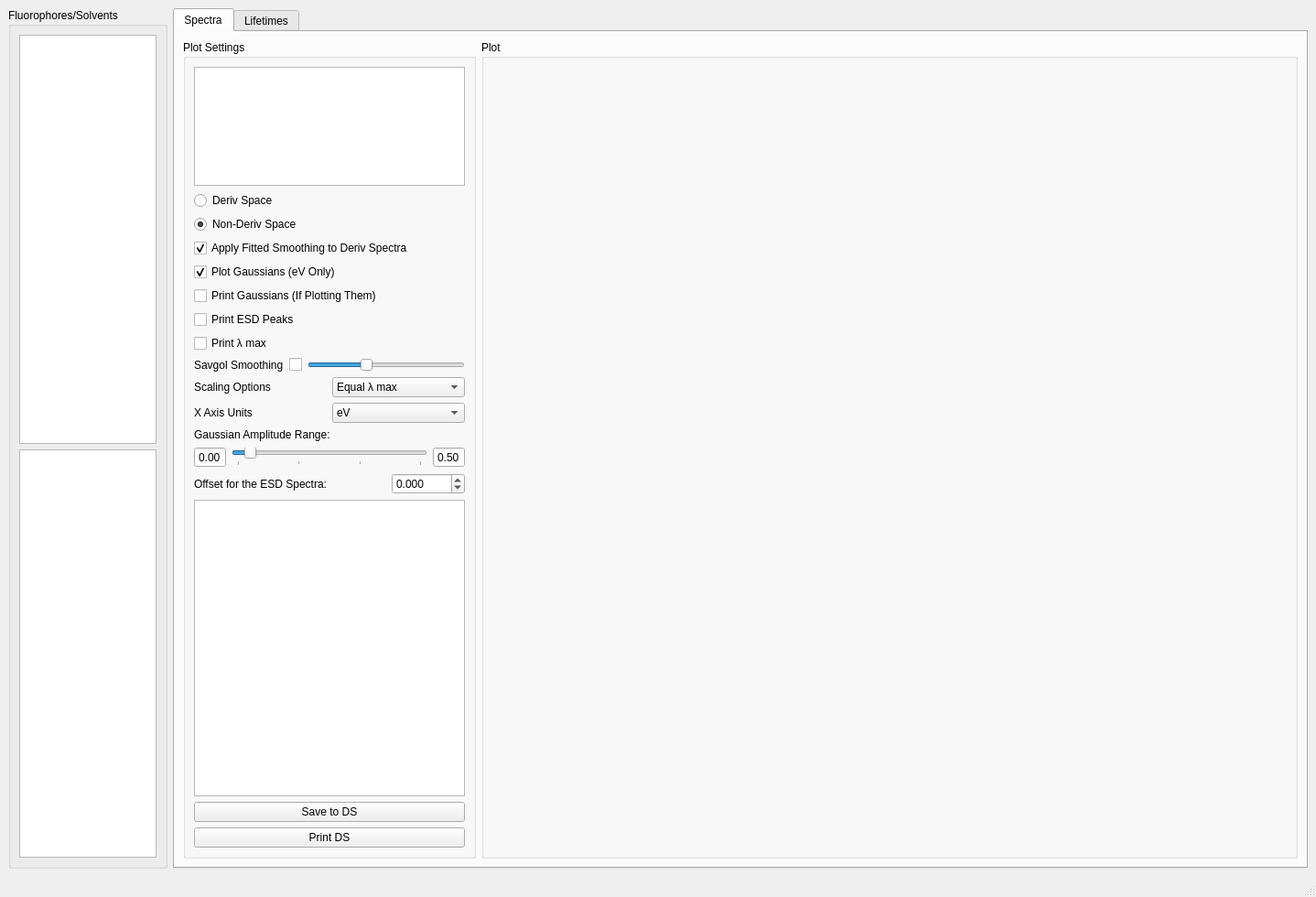
<?xml version="1.0" encoding="UTF-8"?>
<ui version="4.0">
 <class>MainWindow</class>
 <widget class="QMainWindow" name="MainWindow">
  <property name="geometry">
   <rect>
    <x>0</x>
    <y>0</y>
    <width>1438</width>
    <height>980</height>
   </rect>
  </property>
  <property name="sizePolicy">
   <sizepolicy hsizetype="Fixed" vsizetype="Fixed">
    <horstretch>0</horstretch>
    <verstretch>0</verstretch>
   </sizepolicy>
  </property>
  <property name="windowTitle">
   <string>Spectra View</string>
  </property>
  <property name="documentMode">
   <bool>false</bool>
  </property>
  <property name="unifiedTitleAndToolBarOnMac">
   <bool>false</bool>
  </property>
  <widget class="QWidget" name="centralwidget">
   <layout class="QHBoxLayout" name="horizontalLayout">
    <item>
     <widget class="QGroupBox" name="groupBox_7">
      <property name="sizePolicy">
       <sizepolicy hsizetype="Maximum" vsizetype="Preferred">
        <horstretch>0</horstretch>
        <verstretch>0</verstretch>
       </sizepolicy>
      </property>
      <property name="maximumSize">
       <size>
        <width>16777215</width>
        <height>16777215</height>
       </size>
      </property>
      <property name="title">
       <string>Fluorophores/Solvents</string>
      </property>
      <layout class="QVBoxLayout" name="verticalLayout">
       <item>
        <widget class="QListWidget" name="fluorophoreList_widg">
         <property name="minimumSize">
          <size>
           <width>150</width>
           <height>0</height>
          </size>
         </property>
         <property name="maximumSize">
          <size>
           <width>150</width>
           <height>16777215</height>
          </size>
         </property>
         <property name="selectionMode">
          <enum>QAbstractItemView::ExtendedSelection</enum>
         </property>
        </widget>
       </item>
       <item>
        <widget class="QListWidget" name="solventList_widg">
         <property name="minimumSize">
          <size>
           <width>150</width>
           <height>0</height>
          </size>
         </property>
         <property name="maximumSize">
          <size>
           <width>150</width>
           <height>16777215</height>
          </size>
         </property>
         <property name="selectionMode">
          <enum>QAbstractItemView::ExtendedSelection</enum>
         </property>
        </widget>
       </item>
      </layout>
     </widget>
    </item>
    <item>
     <widget class="QTabWidget" name="tabWidget">
      <property name="currentIndex">
       <number>0</number>
      </property>
      <widget class="QWidget" name="tab">
       <attribute name="title">
        <string>Spectra</string>
       </attribute>
       <layout class="QHBoxLayout" name="horizontalLayout_2">
        <item>
         <widget class="QGroupBox" name="groupBox_2">
          <property name="sizePolicy">
           <sizepolicy hsizetype="Maximum" vsizetype="Preferred">
            <horstretch>0</horstretch>
            <verstretch>0</verstretch>
           </sizepolicy>
          </property>
          <property name="minimumSize">
           <size>
            <width>320</width>
            <height>0</height>
           </size>
          </property>
          <property name="maximumSize">
           <size>
            <width>16777215</width>
            <height>16777215</height>
           </size>
          </property>
          <property name="title">
           <string>Plot Settings</string>
          </property>
          <property name="alignment">
           <set>Qt::AlignLeading|Qt::AlignLeft|Qt::AlignTop</set>
          </property>
          <layout class="QVBoxLayout" name="verticalLayout_2">
           <item>
            <widget class="QListWidget" name="spectraList_widg">
             <property name="minimumSize">
              <size>
               <width>0</width>
               <height>130</height>
              </size>
             </property>
             <property name="maximumSize">
              <size>
               <width>16777215</width>
               <height>130</height>
              </size>
             </property>
             <property name="selectionMode">
              <enum>QAbstractItemView::ExtendedSelection</enum>
             </property>
            </widget>
           </item>
           <item>
            <widget class="QRadioButton" name="deriv">
             <property name="text">
              <string>Deriv Space</string>
             </property>
            </widget>
           </item>
           <item>
            <widget class="QRadioButton" name="nonderiv">
             <property name="text">
              <string>Non-Deriv Space</string>
             </property>
             <property name="checked">
              <bool>true</bool>
             </property>
            </widget>
           </item>
           <item>
            <widget class="QCheckBox" name="derivSmooth">
             <property name="sizePolicy">
              <sizepolicy hsizetype="Minimum" vsizetype="Fixed">
               <horstretch>0</horstretch>
               <verstretch>0</verstretch>
              </sizepolicy>
             </property>
             <property name="text">
              <string>Apply Fitted Smoothing to Deriv Spectra</string>
             </property>
             <property name="checkable">
              <bool>true</bool>
             </property>
             <property name="checked">
              <bool>true</bool>
             </property>
            </widget>
           </item>
           <item>
            <widget class="QCheckBox" name="plotGauss">
             <property name="sizePolicy">
              <sizepolicy hsizetype="Minimum" vsizetype="Fixed">
               <horstretch>0</horstretch>
               <verstretch>0</verstretch>
              </sizepolicy>
             </property>
             <property name="text">
              <string>Plot Gaussians (eV Only)</string>
             </property>
             <property name="checkable">
              <bool>true</bool>
             </property>
             <property name="checked">
              <bool>true</bool>
             </property>
            </widget>
           </item>
           <item>
            <widget class="QCheckBox" name="printGauss">
             <property name="sizePolicy">
              <sizepolicy hsizetype="Minimum" vsizetype="Fixed">
               <horstretch>0</horstretch>
               <verstretch>0</verstretch>
              </sizepolicy>
             </property>
             <property name="text">
              <string>Print Gaussians (If Plotting Them)</string>
             </property>
             <property name="checkable">
              <bool>true</bool>
             </property>
            </widget>
           </item>
           <item>
            <widget class="QCheckBox" name="printESD">
             <property name="sizePolicy">
              <sizepolicy hsizetype="Minimum" vsizetype="Fixed">
               <horstretch>0</horstretch>
               <verstretch>0</verstretch>
              </sizepolicy>
             </property>
             <property name="text">
              <string>Print ESD Peaks</string>
             </property>
             <property name="checkable">
              <bool>true</bool>
             </property>
            </widget>
           </item>
           <item>
            <widget class="QCheckBox" name="printLMax">
             <property name="sizePolicy">
              <sizepolicy hsizetype="Minimum" vsizetype="Fixed">
               <horstretch>0</horstretch>
               <verstretch>0</verstretch>
              </sizepolicy>
             </property>
             <property name="text">
              <string>Print λ max</string>
             </property>
             <property name="checkable">
              <bool>true</bool>
             </property>
            </widget>
           </item>
           <item>
            <layout class="QHBoxLayout" name="horizontalLayout_12">
             <item>
              <widget class="QLabel" name="label_9">
               <property name="sizePolicy">
                <sizepolicy hsizetype="Maximum" vsizetype="Preferred">
                 <horstretch>0</horstretch>
                 <verstretch>0</verstretch>
                </sizepolicy>
               </property>
               <property name="text">
                <string>Savgol Smoothing</string>
               </property>
              </widget>
             </item>
             <item>
              <widget class="QCheckBox" name="savgol">
               <property name="sizePolicy">
                <sizepolicy hsizetype="Maximum" vsizetype="Fixed">
                 <horstretch>0</horstretch>
                 <verstretch>0</verstretch>
                </sizepolicy>
               </property>
               <property name="text">
                <string/>
               </property>
              </widget>
             </item>
             <item>
              <widget class="QSlider" name="savgol_level">
               <property name="minimum">
                <number>3</number>
               </property>
               <property name="maximum">
                <number>50</number>
               </property>
               <property name="value">
                <number>20</number>
               </property>
               <property name="sliderPosition">
                <number>20</number>
               </property>
               <property name="orientation">
                <enum>Qt::Horizontal</enum>
               </property>
              </widget>
             </item>
            </layout>
           </item>
           <item>
            <layout class="QHBoxLayout" name="horizontalLayout_10">
             <item>
              <widget class="QLabel" name="label_8">
               <property name="text">
                <string>Scaling Options</string>
               </property>
              </widget>
             </item>
             <item>
              <widget class="QComboBox" name="norm">
               <property name="currentIndex">
                <number>0</number>
               </property>
               <item>
                <property name="text">
                 <string>Equal λ max</string>
                </property>
               </item>
               <item>
                <property name="text">
                 <string>Normalise</string>
                </property>
               </item>
               <item>
                <property name="text">
                 <string>None</string>
                </property>
               </item>
              </widget>
             </item>
            </layout>
           </item>
           <item>
            <layout class="QHBoxLayout" name="horizontalLayout_11">
             <item>
              <widget class="QLabel" name="label_7">
               <property name="text">
                <string>X Axis Units</string>
               </property>
              </widget>
             </item>
             <item>
              <widget class="QComboBox" name="units">
               <item>
                <property name="text">
                 <string>eV</string>
                </property>
               </item>
               <item>
                <property name="text">
                 <string>nm</string>
                </property>
               </item>
              </widget>
             </item>
            </layout>
           </item>
           <item>
            <widget class="QLabel" name="label_3">
             <property name="text">
              <string>Gaussian Amplitude Range:</string>
             </property>
            </widget>
           </item>
           <item>
            <layout class="QHBoxLayout" name="horizontalLayout_33">
             <item>
              <widget class="QDoubleSpinBox" name="amp_low">
               <property name="alignment">
                <set>Qt::AlignCenter</set>
               </property>
               <property name="buttonSymbols">
                <enum>QAbstractSpinBox::NoButtons</enum>
               </property>
               <property name="maximum">
                <double>0.500000000000000</double>
               </property>
               <property name="singleStep">
                <double>0.010000000000000</double>
               </property>
              </widget>
             </item>
             <item>
              <widget class="QRangeSlider" name="amp_range">
               <property name="maximum">
                <number>300</number>
               </property>
               <property name="value">
                <number>20</number>
               </property>
               <property name="sliderPosition">
                <number>20</number>
               </property>
               <property name="orientation">
                <enum>Qt::Horizontal</enum>
               </property>
               <property name="invertedAppearance">
                <bool>false</bool>
               </property>
               <property name="invertedControls">
                <bool>false</bool>
               </property>
               <property name="tickPosition">
                <enum>QSlider::TicksBelow</enum>
               </property>
               <property name="tickInterval">
                <number>100</number>
               </property>
              </widget>
             </item>
             <item>
              <widget class="QDoubleSpinBox" name="amp_high">
               <property name="alignment">
                <set>Qt::AlignCenter</set>
               </property>
               <property name="buttonSymbols">
                <enum>QAbstractSpinBox::NoButtons</enum>
               </property>
               <property name="maximum">
                <double>0.500000000000000</double>
               </property>
               <property name="singleStep">
                <double>0.010000000000000</double>
               </property>
               <property name="value">
                <double>0.500000000000000</double>
               </property>
              </widget>
             </item>
            </layout>
           </item>
           <item>
            <layout class="QHBoxLayout" name="horizontalLayout_4">
             <item>
              <widget class="QLabel" name="label">
               <property name="text">
                <string>Offset for the ESD Spectra:</string>
               </property>
              </widget>
             </item>
             <item>
              <widget class="QDoubleSpinBox" name="esd_offset">
               <property name="sizePolicy">
                <sizepolicy hsizetype="Minimum" vsizetype="Fixed">
                 <horstretch>0</horstretch>
                 <verstretch>0</verstretch>
                </sizepolicy>
               </property>
               <property name="maximumSize">
                <size>
                 <width>80</width>
                 <height>16777215</height>
                </size>
               </property>
               <property name="decimals">
                <number>3</number>
               </property>
               <property name="minimum">
                <double>-1.000000000000000</double>
               </property>
               <property name="maximum">
                <double>1.000000000000000</double>
               </property>
               <property name="singleStep">
                <double>0.010000000000000</double>
               </property>
              </widget>
             </item>
            </layout>
           </item>
           <item>
            <widget class="QPlainTextEdit" name="output_spectra">
             <property name="undoRedoEnabled">
              <bool>false</bool>
             </property>
            </widget>
           </item>
           <item>
            <widget class="QPushButton" name="save_spectrum_button">
             <property name="text">
              <string>Save to DS</string>
             </property>
            </widget>
           </item>
           <item>
            <widget class="QPushButton" name="print_button">
             <property name="text">
              <string>Print DS</string>
             </property>
            </widget>
           </item>
          </layout>
         </widget>
        </item>
        <item>
         <widget class="QGroupBox" name="groupBox_spectra">
          <property name="minimumSize">
           <size>
            <width>300</width>
            <height>0</height>
           </size>
          </property>
          <property name="maximumSize">
           <size>
            <width>16777215</width>
            <height>16777215</height>
           </size>
          </property>
          <property name="title">
           <string>Plot</string>
          </property>
         </widget>
        </item>
       </layout>
      </widget>
      <widget class="QWidget" name="tab_2">
       <attribute name="title">
        <string>Lifetimes</string>
       </attribute>
       <layout class="QHBoxLayout" name="horizontalLayout_3">
        <item>
         <widget class="QGroupBox" name="groupBox_3">
          <property name="sizePolicy">
           <sizepolicy hsizetype="Maximum" vsizetype="Minimum">
            <horstretch>0</horstretch>
            <verstretch>0</verstretch>
           </sizepolicy>
          </property>
          <property name="minimumSize">
           <size>
            <width>321</width>
            <height>0</height>
           </size>
          </property>
          <property name="maximumSize">
           <size>
            <width>16777215</width>
            <height>16777215</height>
           </size>
          </property>
          <property name="title">
           <string>Plot Settings</string>
          </property>
          <property name="alignment">
           <set>Qt::AlignLeading|Qt::AlignLeft|Qt::AlignTop</set>
          </property>
          <layout class="QVBoxLayout" name="verticalLayout_3">
           <item>
            <widget class="QCheckBox" name="plotData">
             <property name="sizePolicy">
              <sizepolicy hsizetype="Minimum" vsizetype="Fixed">
               <horstretch>0</horstretch>
               <verstretch>0</verstretch>
              </sizepolicy>
             </property>
             <property name="text">
              <string>Plot Experimental Data</string>
             </property>
             <property name="checkable">
              <bool>true</bool>
             </property>
             <property name="checked">
              <bool>true</bool>
             </property>
            </widget>
           </item>
           <item>
            <widget class="QCheckBox" name="printData">
             <property name="sizePolicy">
              <sizepolicy hsizetype="Minimum" vsizetype="Fixed">
               <horstretch>0</horstretch>
               <verstretch>0</verstretch>
              </sizepolicy>
             </property>
             <property name="text">
              <string>Print Fitted Data</string>
             </property>
             <property name="checkable">
              <bool>true</bool>
             </property>
             <property name="checked">
              <bool>true</bool>
             </property>
            </widget>
           </item>
           <item>
            <widget class="QCheckBox" name="verbosePrint">
             <property name="sizePolicy">
              <sizepolicy hsizetype="Minimum" vsizetype="Fixed">
               <horstretch>0</horstretch>
               <verstretch>0</verstretch>
              </sizepolicy>
             </property>
             <property name="text">
              <string>Verbose print of Fitted Data</string>
             </property>
             <property name="checkable">
              <bool>true</bool>
             </property>
            </widget>
           </item>
           <item>
            <widget class="QCheckBox" name="scale">
             <property name="sizePolicy">
              <sizepolicy hsizetype="Minimum" vsizetype="Fixed">
               <horstretch>0</horstretch>
               <verstretch>0</verstretch>
              </sizepolicy>
             </property>
             <property name="text">
              <string>Set all Plots to the Same Scale</string>
             </property>
             <property name="checkable">
              <bool>true</bool>
             </property>
             <property name="checked">
              <bool>true</bool>
             </property>
            </widget>
           </item>
           <item>
            <widget class="QCheckBox" name="logPlot">
             <property name="sizePolicy">
              <sizepolicy hsizetype="Minimum" vsizetype="Fixed">
               <horstretch>0</horstretch>
               <verstretch>0</verstretch>
              </sizepolicy>
             </property>
             <property name="text">
              <string>Plot in Log Space</string>
             </property>
             <property name="checkable">
              <bool>true</bool>
             </property>
            </widget>
           </item>
           <item>
            <widget class="QLabel" name="label_4">
             <property name="text">
              <string>X axis Cutoff:</string>
             </property>
            </widget>
           </item>
           <item>
            <layout class="QHBoxLayout" name="horizontalLayout_32">
             <item>
              <widget class="QSpinBox" name="fl_min_x_out">
               <property name="alignment">
                <set>Qt::AlignCenter</set>
               </property>
               <property name="buttonSymbols">
                <enum>QAbstractSpinBox::NoButtons</enum>
               </property>
               <property name="minimum">
                <number>-20</number>
               </property>
               <property name="maximum">
                <number>500</number>
               </property>
               <property name="value">
                <number>-1</number>
               </property>
              </widget>
             </item>
             <item>
              <widget class="QRangeSlider" name="fl_max_x">
               <property name="maximum">
                <number>500</number>
               </property>
               <property name="value">
                <number>20</number>
               </property>
               <property name="sliderPosition">
                <number>20</number>
               </property>
               <property name="orientation">
                <enum>Qt::Horizontal</enum>
               </property>
               <property name="invertedAppearance">
                <bool>false</bool>
               </property>
               <property name="invertedControls">
                <bool>false</bool>
               </property>
               <property name="tickPosition">
                <enum>QSlider::TicksBelow</enum>
               </property>
               <property name="tickInterval">
                <number>100</number>
               </property>
              </widget>
             </item>
             <item>
              <widget class="QSpinBox" name="fl_max_x_out">
               <property name="alignment">
                <set>Qt::AlignCenter</set>
               </property>
               <property name="buttonSymbols">
                <enum>QAbstractSpinBox::NoButtons</enum>
               </property>
               <property name="minimum">
                <number>-20</number>
               </property>
               <property name="maximum">
                <number>500</number>
               </property>
               <property name="value">
                <number>20</number>
               </property>
              </widget>
             </item>
            </layout>
           </item>
           <item>
            <widget class="QPlainTextEdit" name="output_lifetime">
             <property name="undoRedoEnabled">
              <bool>false</bool>
             </property>
            </widget>
           </item>
           <item>
            <widget class="QPushButton" name="save_lifetime_button">
             <property name="text">
              <string>Save Lifetimes</string>
             </property>
            </widget>
           </item>
          </layout>
         </widget>
        </item>
        <item>
         <widget class="QGroupBox" name="groupBox_lifetime">
          <property name="title">
           <string>Plot</string>
          </property>
         </widget>
        </item>
       </layout>
      </widget>
     </widget>
    </item>
   </layout>
  </widget>
  <widget class="QMenuBar" name="menubar">
   <property name="geometry">
    <rect>
     <x>0</x>
     <y>0</y>
     <width>1438</width>
     <height>43</height>
    </rect>
   </property>
  </widget>
  <widget class="QStatusBar" name="statusbar"/>
 </widget>
 <customwidgets>
  <customwidget>
   <class>QRangeSlider</class>
   <extends>QSlider</extends>
   <header location="global">superqt</header>
  </customwidget>
 </customwidgets>
 <resources/>
 <connections/>
</ui>
